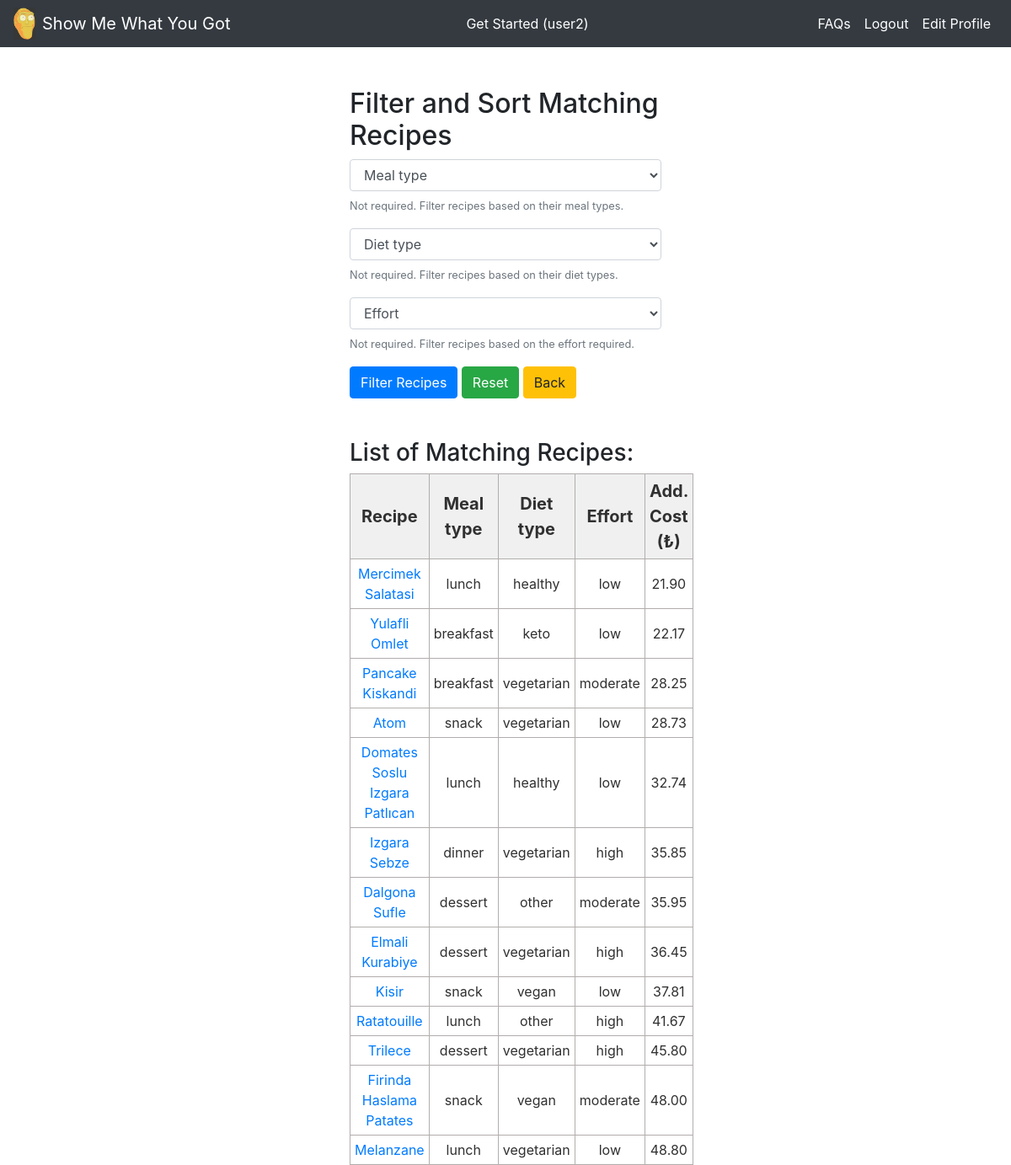
Screenshot of /recipe_list/ (signed in) with the database file from the repository.
### rrs_app/models.py (models this page shows, shortened)
class Recipe(models.Model):
    title = models.CharField(max_length=128)
    slug = models.SlugField(allow_unicode=True,unique=True)
    meal_type = models.CharField(max_length=16)
    diet_type = models.CharField(max_length=16)
    effort = models.CharField(max_length=16)
    description = models.TextField()
    photo = models.ImageField(null=True, upload_to='recipe_photos/')
    total_cost = models.FloatField(default=0, blank=True)
    class Meta:
        ordering = ('title',)

### rrs_app/views.py (the view, shortened to what this page needs)
# urls.py: path('recipe_list/',views.recipe_form_view,name='recipe_list'),
def recipe_form_view(request):
    form = forms.RecipeForm()
    if not request.user.is_authenticated:
        messages.warning(request, ('Redirecting to the home page!'))
        return redirect('home')
    recipe_list = []
    inf = UserInfo.objects.get(user=request.user)
    for rec in Recipe.objects.all():
        total_diff = 0
        for rec_item in RecipeIngredient.objects.filter(recipe=rec):
            ing = Ingredient.objects.get(title=rec_item.ingredient)
            try:
                user_item = UserIngredient.objects.get(user=request.user, ingredient=rec_item.ingredient)
                amount_diff = rec_item.amount * inf.portion - user_item.amount
            except:
                amount_diff = rec_item.amount * inf.portion
            if amount_diff > 0:
                if ing.unit_type != 'count':
                    total_diff += amount_diff * ing.unit_cost / 1000
                else:
                    total_diff += amount_diff * ing.unit_cost
        if total_diff <= inf.addcost: #rec_item.add_cost <= inf.addcost:
            rec.total_cost = total_diff
            recipe_list.append(rec)
        recipe_list.sort(key=lambda x: x.total_cost)
    return render(request, 'rrs_app/recipe_list.html', {'form':form, 'recipe_list':recipe_list})

### rrs_app/models.py (called while the page is built)
    def __str__(self):
        return self.title

### rrs_app/templates/rrs_app/recipe_list.html (shortened to what this page needs)
{% extends 'rrs_app/base.html' %}
{% block content %}
<br></br>
<div class = "col-md-4 offset-md-4">
  <h2> Filter and Sort Matching Recipes </h2>
  <form method="POST", action="{% url 'recipe_list' %}">
    {{ form.as_p }}
    <input type="submit" class="btn btn-primary" name="filter" value="Filter Recipes">
    <input type="submit" class="btn btn-success" name="reset" value="Reset">
    <a class='btn btn-warning' href="{% url 'pantry_create' %}">Back</a>
  </form>
<br></br>
<h3> List of Matching Recipes: </h3>
<table class="demTable">
  <thead>
    <tr>
      <th>Recipe</th>
      <th>Meal type</th>
      <th>Diet type</th>
      <th>Effort</th>
      <th>Add. Cost (₺)</th>
    </tr>
  </thead>
  <tbody>
    {% for recipe_object in recipe_list %}
    <tr>
      <td><a href="{{recipe_object.slug}}/">{{recipe_object.title}}</a></td>
      <td>{{recipe_object.meal_type}}</td>
      <td>{{recipe_object.diet_type}}</td>
      <td>{{recipe_object.effort}}</td>
      <td>{{recipe_object.total_cost|floatformat:2}}</td>
    </tr>
    {% endfor %}
</div>
{% endblock %}

### rrs_app/templates/rrs_app/base.html (shortened to what this page needs)
<!doctype html>
{% load static %}
<html lang="en">
  <head>
    <link rel="stylesheet" href="https://stackpath.bootstrapcdn.com/bootstrap/4.3.1/css/bootstrap.min.css">
    <link rel="stylesheet" href="{% static 'css/base.css' %}">
  </head>
  <body>
    <nav class="navbar navbar-expand-lg navbar-dark bg-dark">
      <a href="{% url 'home' %}">
        <img src="{% static 'images/SMWYG.png' %}" alt="" width="26" class="d-inline-block align-middle mr-2">
      </a>
      <a class="navbar-brand" href="{% url 'home' %}">Show Me What You Got</a>
      <div class="collapse navbar-collapse" id="navbarSupportedContent">
        {% if user.is_authenticated and user.username|length < 32 %}
        <ul class="navbar-nav ml-auto text-center">
          <li class="nav-item active">
            <a class="nav-link" href="{% url 'input_form' %}">Get Started ({{user.username}})</a>
          </li>
        </ul>
        {% else %}
        <ul class="navbar-nav ml-auto text-center">
          <li class="nav-item active">
            <a class="nav-link" href="{% url 'input_form' %}">Get Started as Guest</a>
          </li>
        </ul>
        {% endif %}
        <ul class="navbar-nav ml-auto">
          {% if user.is_authenticated %}
          <li class="nav-item active">
            <a class="nav-link" href="{% url 'faq' %}">FAQs</a>
          </li>
          <li class="nav-item active">
            <a class="nav-link" href="{% url 'logout' %}">Logout</a>
          </li>
          <li class="nav-item active">
            <a class="nav-link" href="{% url 'edit_profile' %}">Edit Profile</a>
          </li>
          {% endif %}
        </ul>
      </div>
    </nav>
    {% block content %}
    {% endblock %}
  </body>
</html>

### rrs_app/static/css/base.css (style rules this page uses)
.demTable { width:100%; border:1px solid #b3adad; border-collapse:collapse; border-spacing:1px; padding:5px; margin-right: auto; }
.demTable th { border:1px solid #b3adad; text-align:center; font-size: 20px; padding:5px; background: #f0f0f0; color: #313030; }
.demTable td { border:1px solid #b3adad; text-align:center; font-size: 16px; padding:5px; background: #ffffff; color: #313030; }

### rows the page displays
Recipe: title "Mercimek Salatasi", meal_type "lunch", diet_type "healthy", effort "low", total_cost "21.90"
Recipe: title "Yulafli Omlet", meal_type "breakfast", diet_type "keto", effort "low", total_cost "22.17"
Recipe: title "Pancake Kiskandi", meal_type "breakfast", diet_type "vegetarian", effort "moderate", total_cost "28.25"
Recipe: title "Atom", meal_type "snack", diet_type "vegetarian", effort "low", total_cost "28.73"
Recipe: title "Domates Soslu Izgara Patlıcan", meal_type "lunch", diet_type "healthy", effort "low", total_cost "32.74"
Recipe: title "Izgara Sebze", meal_type "dinner", diet_type "vegetarian", effort "high", total_cost "35.85"
Recipe: title "Dalgona Sufle", meal_type "dessert", diet_type "other", effort "moderate", total_cost "35.95"
Recipe: title "Elmali Kurabiye", meal_type "dessert", diet_type "vegetarian", effort "high", total_cost "36.45"
Recipe: title "Kisir", meal_type "snack", diet_type "vegan", effort "low", total_cost "37.81"
Recipe: title "Ratatouille", meal_type "lunch", diet_type "other", effort "high", total_cost "41.67"
Recipe: title "Trilece", meal_type "dessert", diet_type "vegetarian", effort "high", total_cost "45.80"
Recipe: title "Firinda Haslama Patates", meal_type "snack", diet_type "vegan", effort "moderate", total_cost "48.00"
Recipe: title "Melanzane", meal_type "lunch", diet_type "vegetarian", effort "low", total_cost "48.80"

### other values shown
{{ user.username }} "user2"
